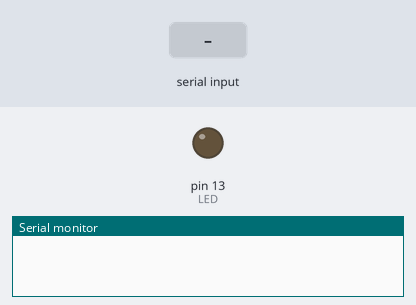
The sketch below on a simulated Arduino Uno, built with avr-gcc and run on an emulated ATmega328P. Parts: output pins drawn as LEDs (lit = HIGH), the last lines printed to the serial monitor. The test bench sets the inputs (shaded band).

Above: at 1.2 s.
1.3 s: "1" received over the second serial link
At 1.9 s:
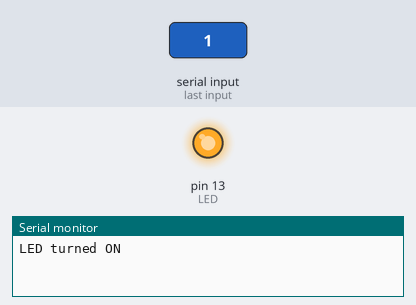
2.8 s: "2" received over the second serial link
At 4.2 s:
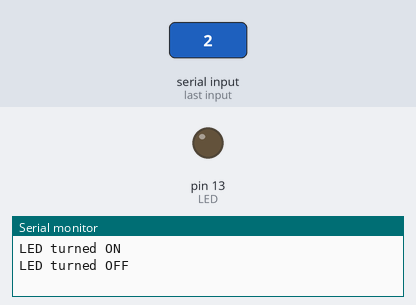
Timing chart, 0 to 5.8 s (numbered marks = the images above; inputs shaded):
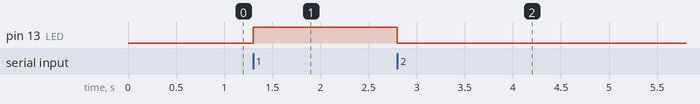

Measured:
- after the input at 1.3 s, pin 13 (LED): LOW → HIGH at once
- after the input at 2.8 s, pin 13 (LED): HIGH → LOW at once

The sketch:

bluetooth1.ino
```cpp
#include <SoftwareSerial.h> // import the serial library
SoftwareSerial BluetoothModule(4, 5); // RX, TX
int LED = 13;

void setup() {
 pinMode(LED, OUTPUT);
 BluetoothModule.begin(38400); /* Define baud rate for serial communication */
 Serial.begin(115200);
}

void loop() {

 if (BluetoothModule.available())  /* If data is available on serial port */
    {
      char data_received;
      data_received = BluetoothModule.read();  /* Data received from bluetooth */
      if (data_received == '1')
      {
       digitalWrite(LED, HIGH);
       Serial.write("LED turned ON\n");
       BluetoothModule.write("LED turned ON\n");
      }
      else if (data_received == '2')
      {
       digitalWrite(LED, LOW);
       Serial.write("LED turned OFF\n");
       BluetoothModule.write("LED turned OFF\n");
      }
      else
      {
       Serial.write("Select either 1 or 2->");
       BluetoothModule.write("Select either 1 or 2");
      }
    }
}
```
